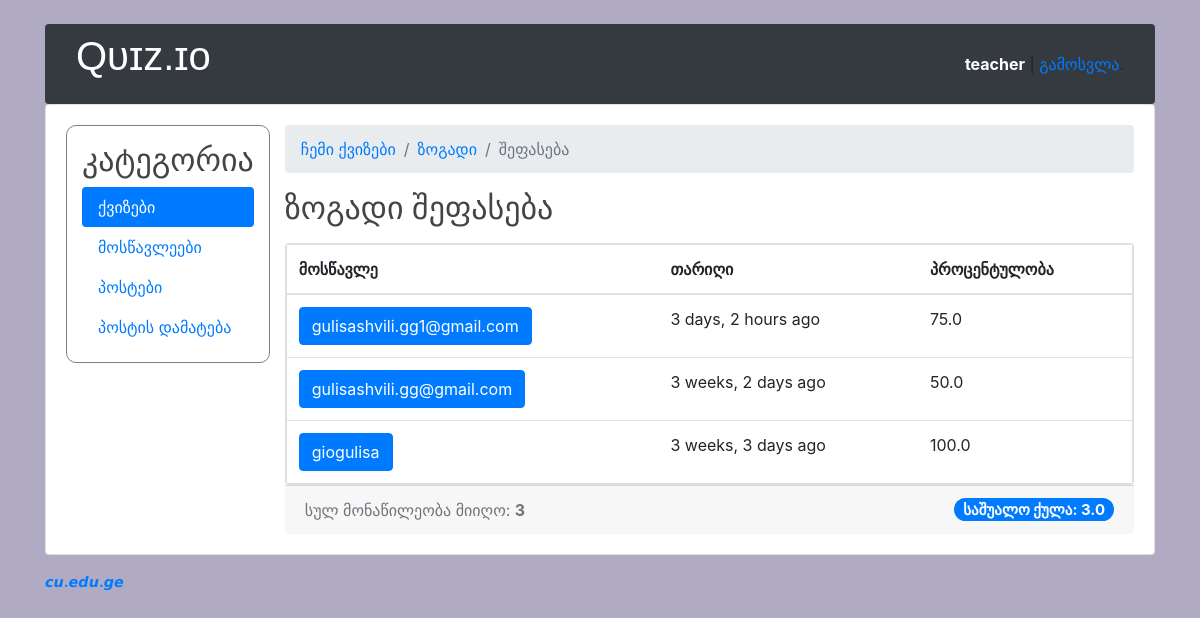
Before: /teachers/quiz/1/results/ (signed in) with the older database file.
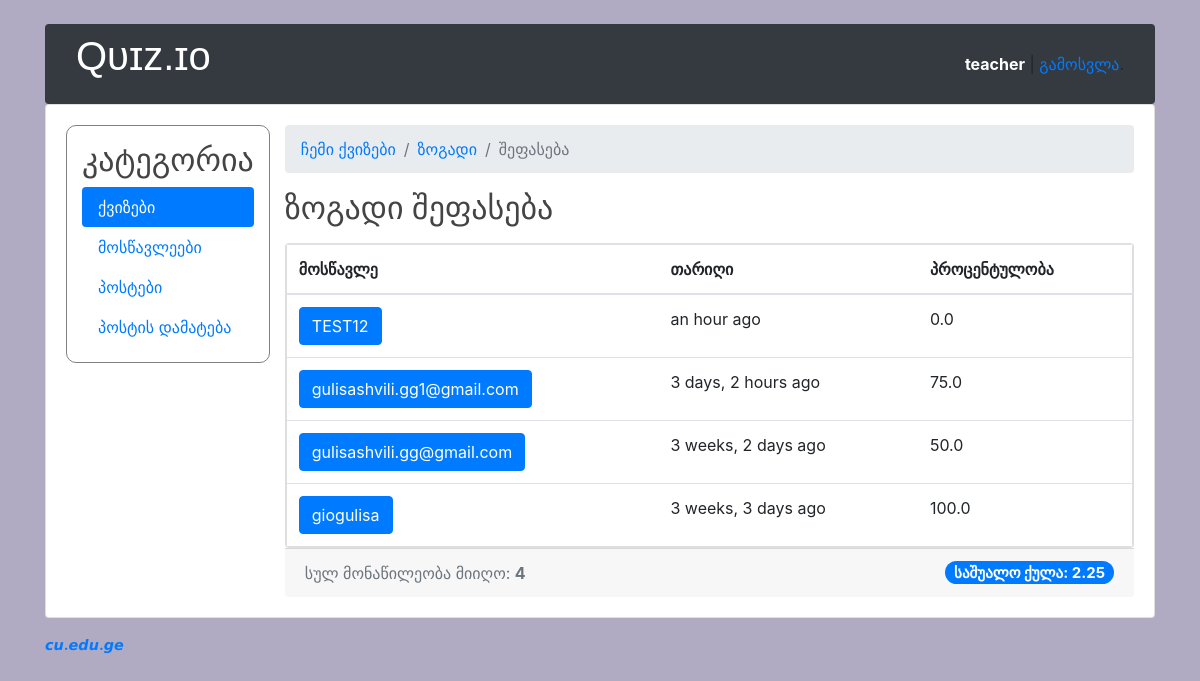
After: the same page with the newer database file.
### classroom/models.py (models this page shows, shortened)
class TakenQuiz(models.Model):
    student = models.ForeignKey(Student, on_delete=models.CASCADE, related_name='taken_quizzes')
    quiz = models.ForeignKey(Quiz, on_delete=models.CASCADE, related_name='taken_quizzes')
    score = models.IntegerField()
    percentage = models.FloatField()
    date = models.DateTimeField(auto_now_add=True)

class Student(models.Model):
    user = models.OneToOneField(User, on_delete=models.CASCADE, primary_key=True)
    quizzes = models.ManyToManyField(Quiz, through='TakenQuiz')
    interests = models.ManyToManyField(Subject, related_name='interested_students')
    score = models.IntegerField(default=0)

class User(AbstractUser):
    is_student = models.BooleanField(default=False)
    is_teacher = models.BooleanField(default=False)
    username = models.CharField(error_messages={'unique': 'მომხმარებლის სახელი დაკავებულია.'}, max_length=150, unique=True, verbose_name='მომხმარებლის სახელი')

### classroom/views/teachers.py (the view)
# urls.py: path('quiz/<int:pk>/results/', teachers.QuizResultsView.as_view(),
@method_decorator([login_required, teacher_required], name='dispatch')
class QuizResultsView(DetailView):
    model = Quiz
    context_object_name = 'quiz'
    template_name = 'classroom/teachers/quiz_results.html'
    def get_context_data(self, **kwargs):
        quiz = self.get_object()
        taken_quizzes = quiz.taken_quizzes.select_related('student__user').order_by('-date')
        total_taken_quizzes = taken_quizzes.count()
        quiz_score = quiz.taken_quizzes.aggregate(average_score=Avg('score'))
        extra_context = {
            'taken_quizzes': taken_quizzes,
            'total_taken_quizzes': total_taken_quizzes,
            'quiz_score': quiz_score
        }
        kwargs.update(extra_context)
        return super().get_context_data(**kwargs)
    def get_queryset(self):
        return self.request.user.quizzes.all()

### classroom/templates/classroom/teachers/quiz_results.html
{% extends 'base.html' %}
{% load crispy_forms_tags humanize %}
{% block content %}
    <div id=responsivediv>
        <div>
            {% include 'classroom/teachers/_header.html' with active='new' %}
        </div>
        <div style="width: 100%">
            <nav aria-label="breadcrumb">
                <ol class="breadcrumb">
                    <li class="breadcrumb-item"><a href="{% url 'teachers:quiz_change_list' %}">ჩემი ქვიზები</a></li>
                    <li class="breadcrumb-item"><a href="{% url 'teachers:quiz_change' quiz.pk %}">{{ quiz.name }}</a>
                    </li>
                    <li class="breadcrumb-item active" aria-current="page">შეფასება</li>
                </ol>
            </nav>
            <h2 class="mb-3">{{ quiz.name }} შეფასება</h2>
            <div class="card" style="overflow-x:auto;">
                <table class="table mb-0">
                    <thead>
                    <tr>
                        <th>მოსწავლე</th>
                        <th>თარიღი</th>
                        <th>პროცენტულობა</th>
                    </tr>
                    </thead>
                    <tbody>
                    {% for taken_quiz in taken_quizzes %}
                        <tr>
                            <td>
                                <a href="{% url 'teachers:quiz_results_student' taken_quiz.quiz.id taken_quiz.student.user.id %}"
                                   class="btn btn-primary">{{ taken_quiz.student.user.username }}</a></td>
                            <td>{{ taken_quiz.date|naturaltime }}</td>
                            <td>{{ taken_quiz.percentage }}</td>
                        </tr>
                    {% endfor %}
                    </tbody>
                </table>
            </div>
            <div id = responsivediv1 class="card-footer text-muted">
                სულ მონაწილეობა მიიღო: <strong>{{ total_taken_quizzes }}</strong>
                <strong><span style="font-size:15px"
                              class="badge badge-pill badge-primary float-right">საშუალო ქულა: {{ quiz_score.average_score|default_if_none:0.0 }}</span></strong>
            </div>
        </div>
    </div>
{% endblock %}

Changed rows visible on the page:
added TakenQuiz: student.user.username "TEST12", date "an hour ago", percentage "0.0"
Other visible differences:
{{ total_taken_quizzes }}: "3" → "4"
{{ quiz_score.average_score|default_if_none:0.0 }}: "3.0" → "2.25"
